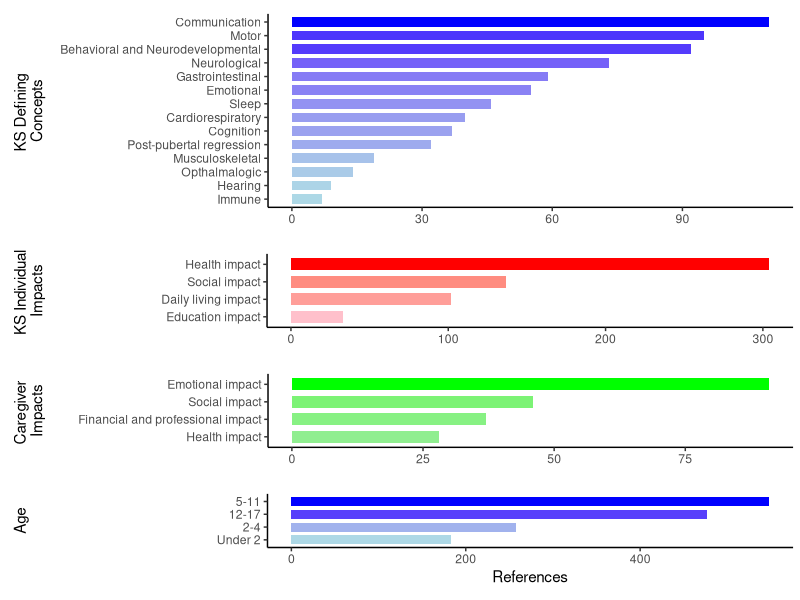
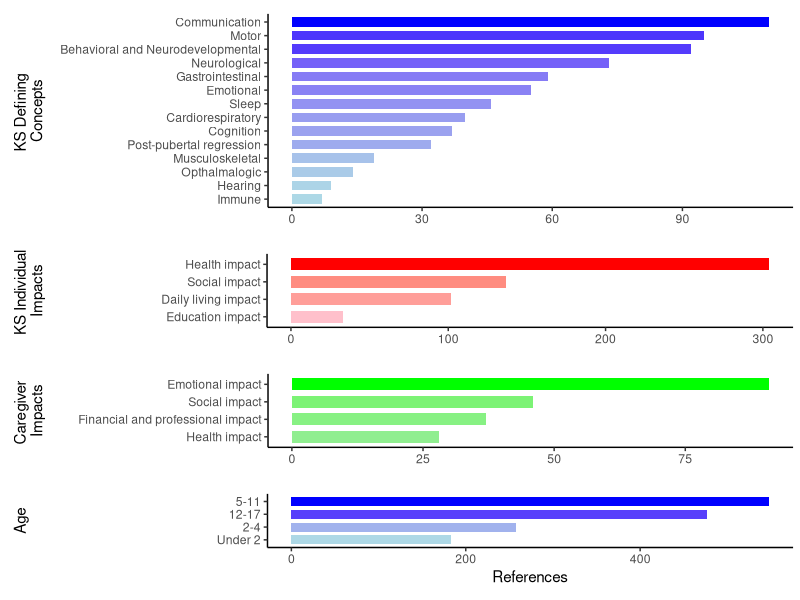
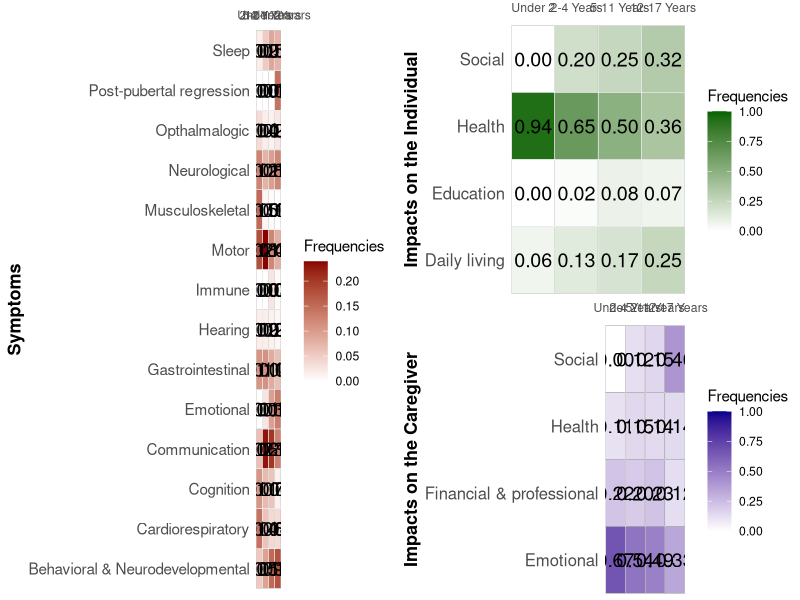
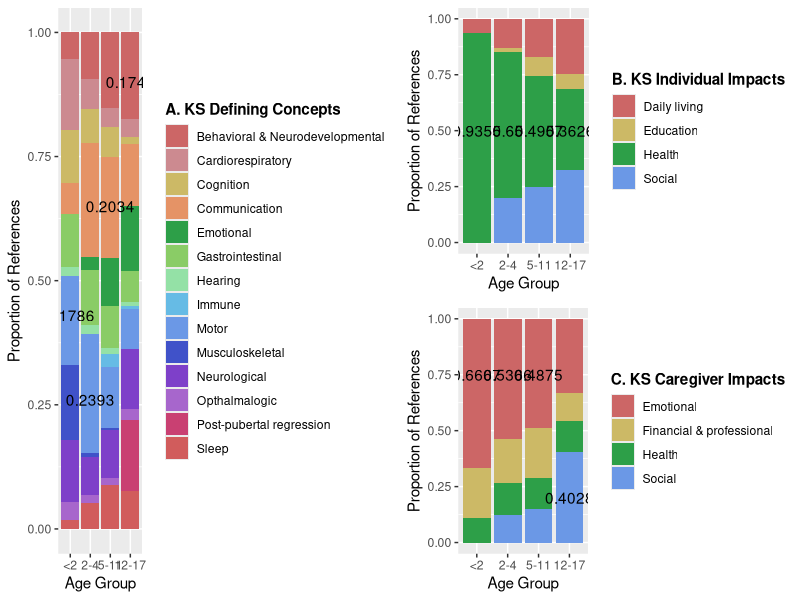

Write R code to recreate these figures, in order.
## ---- chunk 1
library(readxl)
library(dplyr)
library(ggplot2)
library(gridExtra)

# Data cleaning
KSdata <- read_excel("KS_data.xlsx", sheet = 1)

KSD <- KSdata[2:15, ]
KSD1 <- KSD |>
  select(c("...1", "Total references"))
colnames(KSD1) <- c("KDC", "total")

KSI <- KSdata[18:21, ]
KSI1 <- KSI |>
  select(c("...1", "Total references"))
colnames(KSI1) <- c("KII", "total")

CI <- KSdata[24:27, ]
CI1 <- CI |>
  select(c("...1", "Total references"))
colnames(CI1) <- c("CI", "total")

Age <- KSdata |>
  select(c(2:5))
Age <- colSums(Age, na.rm = TRUE)
Age <- as.data.frame(t(Age))
rownames(Age) <- 'total'
colnames(Age) <- c("Under 2", "2-4", "5-11", "12-17")

Age_transposed <- as.data.frame(t(Age))
Age1 <- data.frame(age = row.names(Age_transposed), total = unlist(Age_transposed, use.names = FALSE))
row.names(Age1) <- NULL

# Plot of the data
CI1$color_value <- CI1$total / sum(CI1$total)
p1 <- ggplot(CI1, aes(x = total, y = reorder(CI, total), fill = color_value)) +
  geom_bar(stat="identity", width = 0.7) +
  scale_fill_gradient(low="lightgreen", high="green") +
  theme_classic() +
  theme(legend.position = "none",
        plot.margin = margin(t = 10, r = 5, b = 10, l = 0, unit = "pt")) +
  labs(x = NULL, y = "Caregiver 
Impacts")
p1 <- p1 + theme(
  axis.title.y = element_text(margin = margin(t = 0, r = 23, b = 0, l = 10, unit = "pt"))
)

KSI1$color_value <- KSI1$total / sum(KSI1$total)
p2 <- ggplot(KSI1, aes(x = total, y = reorder(KII, total), fill = color_value)) +
  geom_bar(stat="identity", width = 0.7) +
  scale_fill_gradient(low="pink", high="red") +
  theme_classic() +
  theme(legend.position = "none",
        axis.title.y = element_text(),
        plot.margin = margin(t = 10, r = 5, b = 10, l = 0, unit = "pt")) +
  labs(x = NULL, y = "KS Individual 
Impacts")
p2 <- p2 + theme(
  axis.title.y = element_text(margin = margin(t = 0, r = 83, b = 0, l = 10, unit = "pt"))
)

KSD1$color_value <- KSD1$total / sum(KSD1$total)
p3 <- ggplot(KSD1, aes(x = total, y = reorder(KDC, total), fill = color_value)) +
  geom_bar(stat="identity", width = 0.7) +
  scale_fill_gradient(low="lightblue", high="blue") +
  theme_classic() +
  theme(legend.position = "none",
        axis.title.y = element_text(),
        plot.margin = margin(t = 10, r = 5, b = 10, l = 0, unit = "pt")) +
  labs(x = NULL, y = "KS Defining 
Concepts")
p3 <- p3 + theme(
  axis.title.y = element_text(margin = margin(t = 0, r = 10, b = 0, l = 10, unit = "pt"))
)

Age1$color_value <- Age1$total / sum(Age1$total)
p4 <- ggplot(Age1, aes(x = total, y = reorder(age, total), fill = color_value)) +
  geom_bar(stat="identity", width = 0.7) +
  scale_fill_gradient(low="lightblue", high="blue") +
  theme_classic() +
  theme(legend.position = "none",
        axis.title.y = element_text(),
        plot.margin = margin(t = 10, r = 5, b = 10, l = 0, unit = "pt")) +
  labs(x = NULL, y = "Age")
p4 <- p4 + theme(
  axis.title.y = element_text(margin = margin(t = 0, r = 135, b = 0, l = 10, unit = "pt"))
)

p4 <- p4 + 
  labs(x = "References")

p5 <- grid.arrange(p3, p2, p1, p4, ncol = 1, heights = c(2, 1, 1, 1))
## ---- chunk 2
grid.arrange(p5)
## ---- chunk 3
suppressPackageStartupMessages(library(ggplot2))
library(ggpubr)
suppressPackageStartupMessages(library(tidyverse))
suppressPackageStartupMessages(library(gridExtra))

#load in data
KS_data <- read.csv("KS_lifespan.csv")
KS_data$X <- str_replace(KS_data$X, " impact", "")
KS_data$X <- str_replace(KS_data$X, " and ", " & ")

#defining concepts subset data
concepts <- KS_data[2:15, -6]

#rename for ease
concepts <- rename(concepts, Symptoms = `X`)
concepts <- rename(concepts, `< 2` = `under.2.years.of.age..infancy...N.16.`,
                   `2-4` = `X2.4.years.of.age...early.childhood...N.15.`,
                   `5-11` = `X5.11.years.of.age..late.childhood...N.13.`,
                   `12-17` = `X12.17.years.of.age..adolescence.and.teenage.years...N.6.`)

#find sum of individual columns
conc_csums <- colSums(concepts[ , -1])

#divide cell values by column total for frequency
#put frequency values in new columns
concepts <- concepts |>
  mutate(
    `Under 2` = `< 2` / conc_csums[1],
    `2-4 Years` = `2-4` / conc_csums[2],
    `5-11 Years` = `5-11` / conc_csums[3],
    `12-17 Years` = `12-17` / conc_csums[4]
  )

#format for graphing
concepts_2 <- select(concepts, -`< 2`, -`2-4`, -`5-11`, -`12-17`)
concepts_2 <- pivot_longer(concepts_2, cols = c(`Under 2`, `2-4 Years`, `5-11 Years`, `12-17 Years`), names_to = "age", values_to = "Frequencies")

concepts_2$age <- factor(concepts_2$age, levels = c("Under 2", "2-4 Years", "5-11 Years", "12-17 Years"))

#heatmap
heatmap_1 <- ggplot(concepts_2, aes(x=age, y=Symptoms, fill= Frequencies)) +
   geom_tile(color = "black") +  
   geom_tile(color = "white", fill = NA) +  
   geom_tile(color = "white", fill = NA) +  
   geom_text(aes(label = sprintf("%.2f", Frequencies)), color = "black", size = 5) +  # Add text labels
   scale_fill_gradient(low="white", high="darkred") + 
   labs(x = NULL, y = "Symptoms")+
   scale_x_discrete(expand = c(0, 0), position = 'top', labels = c("Under 2", limits = c(0, 1))) +
   theme_minimal() +  
   theme(panel.grid = element_blank())+
   theme(
    panel.grid = element_blank(),
    axis.text.y = element_text(size = 11),
    axis.title.y = element_text(face = "bold", size = 13)
  )


#individual impacts subset data
ind_impacts <- KS_data[18:21, -6]

ind_impacts <- rename(ind_impacts, Impacts = `X`)
ind_impacts <- rename(ind_impacts, `< 2` = `under.2.years.of.age..infancy...N.16.`,
                   `2-4` = `X2.4.years.of.age...early.childhood...N.15.`,
                   `5-11` = `X5.11.years.of.age..late.childhood...N.13.`,
                   `12-17` = `X12.17.years.of.age..adolescence.and.teenage.years...N.6.`)


#find sum of individual columns
ind_csums <- colSums(ind_impacts[ ,-1])

#divide cell values by column total for frequency
#put frequency values in new columns
ind_impacts <- ind_impacts |>
  mutate(
    `Under 2` = `< 2` / ind_csums[1],
    `2-4 Years` = `2-4` / ind_csums[2],
    `5-11 Years` = `5-11` / ind_csums[3],
    `12-17 Years` = `12-17` / ind_csums[4]
  )

#format for graphing
ind_impacts_2 <- select(ind_impacts, -`< 2`, -`2-4`, -`5-11`, -`12-17`)
ind_impacts_2 <- pivot_longer(ind_impacts_2, cols = c(`Under 2`, `2-4 Years`, `5-11 Years`, `12-17 Years`), names_to = "age", values_to = "Frequencies")

ind_impacts_2$age <- factor(ind_impacts_2$age, levels = c("Under 2", "2-4 Years", "5-11 Years", "12-17 Years"))


#heatmap
heatmap_2 <- ggplot(ind_impacts_2, aes(x=age, y=Impacts, fill= Frequencies)) +
   geom_tile(color = "black") +  
   geom_tile(color = "white", fill = NA) + 
   geom_tile(color = "white", fill = NA) +  
   geom_text(aes(label = sprintf("%.2f", Frequencies)), color = "black", size = 5) +  # Add text labels
   scale_fill_gradient(low = "white", high = "darkgreen", limit = c(0,1))+
   labs(x = NULL, y = "Impacts on the Individual")+
   scale_x_discrete(expand = c(0, 0),position = 'top') +
   theme_minimal() +  
   theme(panel.grid = element_blank())+
  theme(
    panel.grid = element_blank(),
    axis.title.y = element_text(face = "bold", size = 13),
    axis.text.y = element_text(size = 12),
    plot.margin = margin(t = 0, r = .1, b = 0, l = .1, unit = "cm")
  )


#caregiver impacts subset data
care_impacts <- KS_data[24:27, -6]

care_impacts <- rename(care_impacts, Impacts = `X`)
care_impacts <- rename(care_impacts, `< 2` = `under.2.years.of.age..infancy...N.16.`,
                   `2-4` = `X2.4.years.of.age...early.childhood...N.15.`,
                   `5-11` = `X5.11.years.of.age..late.childhood...N.13.`,
                   `12-17` = `X12.17.years.of.age..adolescence.and.teenage.years...N.6.`)

#find sum of individual columns
care_csums <- colSums(care_impacts[ ,-1])

#divide cell values by column total for frequency
#put frequency values in new columns
care_impacts <- care_impacts |>
  mutate(
    `Under 2` = `< 2` / care_csums[1],
    `2-4 Years` = `2-4` / care_csums[2],
    `5-11 Years` = `5-11` / care_csums[3],
    `12-17 Years` = `12-17` / care_csums[4]
  )

#format for graphing
care_impacts_2 <- select(care_impacts, -`< 2`, -`2-4`, -`5-11`, -`12-17`)
care_impacts_2 <- pivot_longer(care_impacts_2, cols = c(`Under 2`, `2-4 Years`, `5-11 Years`, `12-17 Years`), names_to = "age", values_to = "Frequencies")

care_impacts_2$age <- factor(care_impacts_2$age, levels = c("Under 2", "2-4 Years", "5-11 Years", "12-17 Years"))


#heatmap (looks a little childish. Want to look more sophisticated. Perhaps interactive)
heatmap_3 <- ggplot(care_impacts_2, aes(x=age, y=Impacts, fill= Frequencies)) +
   geom_tile(color = "black") +  
   geom_tile(color = "white", fill = NA) +  
   geom_text(aes(label = sprintf("%.2f", Frequencies)), color = "black", size = 5) +  #add numbers on heatmap
   scale_fill_gradient(low="white", high="darkblue", limits = c(0,1)) + 
   labs(x = NULL, y = "Impacts on the Caregiver")+
   scale_x_discrete(expand = c(0, 0),position = 'top') +
   theme_minimal() +  
   theme(panel.grid = element_blank())+
   theme(
    panel.grid = element_blank(),
    axis.title.y = element_text(face = "bold", size = 13),
    axis.text.y = element_text(size = 12),
    plot.margin = margin(t = 0, r = .1, b = 0, l = .1, unit = "cm")
   )
     
## ---- chunk 4
#plots in same place
grid.arrange(heatmap_1, arrangeGrob(heatmap_2, heatmap_3), ncol=2)
## ---- chunk 5
#load data
lifespan <- read.csv("KS_lifespan.csv")
lifespan$X <- str_replace(lifespan$X, " impact", "")
lifespan$X <- str_replace(lifespan$X, "and", "&")
#data set for references to symptoms
symptoms <- lifespan[2:15,-6]
colnames(symptoms) <- c("symptom", "1", "2", "3", "4")
symptoms <- symptoms %>% pivot_longer(names_to = "age", values_to = "value", cols = 2:5)
#data set for references to individual impacts
ind_impacts <- lifespan[18:21,-6]
colnames(ind_impacts) <- c("impact", "1", "2", "3", "4")
ind_impacts <- ind_impacts %>% pivot_longer(names_to = "age", values_to = "value", cols = 2:5)
#data set for references to caregiver impacts
care_impacts <- lifespan[24:27,-6]
colnames(care_impacts) <- c("impact", "1", "2", "3", "4")
care_impacts <- care_impacts %>% pivot_longer(names_to = "age", values_to = "value", cols = 2:5)
## ---- chunk 6
#frequencies
symptoms_freq <- symptoms %>% group_by(age) %>% 
  mutate(sum = sum(value), freq = value/sum)

#stacked barplots for KS Defining Concepts
plot1 <- ggplot(symptoms, aes(fill=symptom, y=value, x=age)) + 
  geom_bar(position="fill", stat="identity") +
  labs(x = "Age Group", y = "Proportion of References") + 
  theme_grey() +
  scale_fill_manual(name = "A. KS Defining Concepts",
                    values = c("#cc6666", "#cc8a90", "#ccb966", "#e59366", "#2d9f48", "#8acc66", "#94e1a6", "#66bbe5", "#6b98e6", "#4052c9", "#7e40c9", "#a766cc", "#c94072", "#d15c5c"))+
  scale_x_discrete(labels=c("<2","2-4","5-11", "12-17")) +
  theme(legend.title = element_text(face = "bold")) +
  annotate("text", x = 1, y = 0.43, label = 0.1786) +
  annotate("text", x = 2, y = 0.26, label = 0.2393) +
  annotate("text", x = 3, y = 0.65, label = 0.2034) +
  annotate("text", x = 4, y = 0.90, label = 0.1749)
## ---- chunk 7
#frequencies
ind_freq <- ind_impacts %>% group_by(age) %>% 
  mutate(sum = sum(value), freq = value/sum)

#stacked barplots for KS individual impacts
plot2 <- ggplot(ind_impacts, aes(fill=impact, y=value, x=age)) + 
  geom_bar(position="fill", stat="identity") +
  labs(x = "Age Group", y = "Proportion of References") + 
  theme_grey() +
  scale_fill_manual(name = "B. KS Individual Impacts",
                    values = c("#cc6666", "#ccb966","#2d9f48", "#6b98e6"))+
  scale_x_discrete(labels=c("<2","2-4","5-11", "12-17")) +
  theme(legend.title = element_text(face = "bold")) +
  annotate("text", x = 1, y = 0.5, label = 0.9355) +
  annotate("text", x = 2, y = 0.5, label = 0.65) +
  annotate("text", x = 3, y = 0.5, label = 0.4957) +
  annotate("text", x = 4, y = 0.5, label = 0.3626)
## ---- chunk 8
#frequencies
care_freq <- care_impacts %>% group_by(age) %>% 
  mutate(sum = sum(value), freq = value/sum)

#stacked barplots for KS caregiver impacts
plot3 <- ggplot(care_impacts, aes(fill=impact, y=value, x=age)) + 
  geom_bar(position="fill", stat="identity") +
  labs(x = "Age Group", y = "Proportion of References") + 
  theme_grey() +
  scale_fill_manual(name = "C. KS Caregiver Impacts",
                    values = c("#cc6666", "#ccb966","#2d9f48", "#6b98e6"))+
  scale_x_discrete(labels=c("<2","2-4","5-11", "12-17")) +
  theme(legend.title = element_text(face = "bold")) +
  annotate("text", x = 1, y = 0.75, label = 0.6667) +
  annotate("text", x = 2, y = 0.75, label = 0.5366) +
  annotate("text", x = 3, y = 0.75, label = 0.4875) +
  annotate("text", x = 4, y = 0.2, label = 0.4028)
## ---- chunk 9
grid.arrange(plot1, arrangeGrob(plot2, plot3), ncol = 2)
